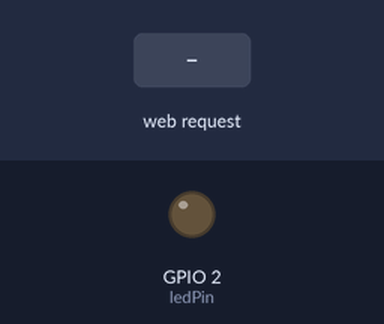
A sketch run on a simulated ESP8266 (NodeMCU). Shown: output pins drawn as LEDs (lit = HIGH). The test bench sets the inputs (shaded band).

Above: at 2.2 s.
2.3 s: HTTP request GET /switch=1?switch=1 received
At 2.6 s:
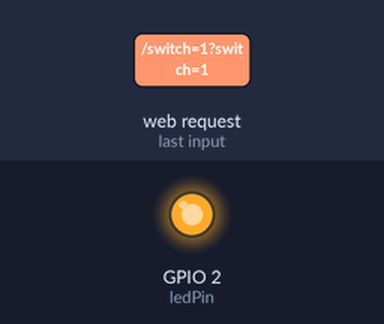
3.8 s: HTTP request GET / received
At 5.0 s:
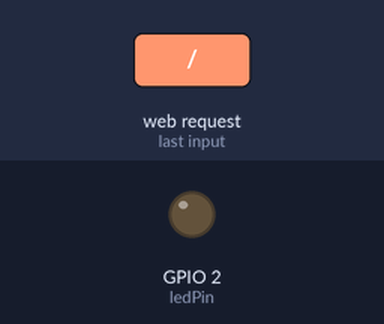
5.3 s: HTTP request GET /switch=1?switch=120 received
At 6.1 s:
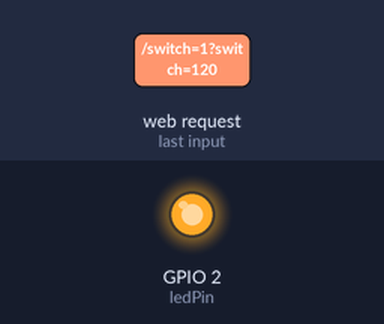
Timing chart, 0 to 8.3 s (numbered marks = the images above; inputs shaded):
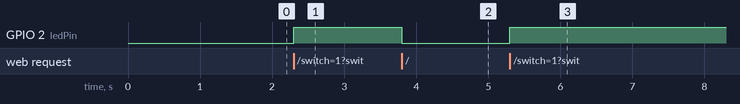

Measured:
- after the input at 2.3 s, GPIO 2 (ledPin): LOW → HIGH at once
- after the input at 3.8 s, GPIO 2 (ledPin): HIGH → LOW at once
- after the input at 5.3 s, GPIO 2 (ledPin): LOW → HIGH at once

The sketch:

the_wich_1.0.0.ino
```cpp
/*********
  Topaz Digital Solutions.
  WiFi Controlled Switch Ver1.0.0
  Soft by A. Kimani
  Hardware by Mike Ng'ash
*********/


#include <ESP8266WiFi.h>
#include <ESP8266WebServer.h>

IPAddress    apIP(192, 168, 4, 1);  // Defining a static IP address: local & gateway
                                    // Default IP in AP mode is 192.168.4.1

const char *ssid = "The WiCH";
const char *password = "TopazDigi";

// Define a web server at port 80 for HTTP
ESP8266WebServer server(80);

const int ledPin = 2; // Connect the Output to GPIO2 on esp 01

bool ledState = false;

void handleRoot() {
  digitalWrite (ledPin, server.arg("switch").toInt());
  ledState = digitalRead(ledPin);

 /* Dynamically generate the LED toggle link, based on its current state (on or off)*/
  char ledText[80];

  if (ledState) {
    strcpy(ledText, "<h2>The Switch is ON</h2><a href=\"/?switch=0\"><button>Switch OFF</button></a>");
  }

  else {
    strcpy(ledText, "<h2>The Switch is OFF</h2><a href=\"/?switch=1\"><button>Switch ON</button></a>");
  }

  ledState = digitalRead(ledPin);

  char html[3000];
  int sec = millis() / 1000;
  int min = sec / 60;
  int hr = min / 60;

// Build an HTML page to display on the web-server root address
  snprintf ( html, 3000,

"<html>\
  <head>\
    <meta charset=\"utf-8\">\
    <meta name=\"viewport\" content=\"width=device-width,initial-scale=1.0\">\
    <meta http-equiv='refresh' content='10'/>\
    <title>The WiCH: Switch Control</title>\
    <style>\
            @media only screen and (max-width: 500px) {\
            body{background-color:PaleGoldenRod}\
            .buttonCss {background-color:orangered; border-radius:25px; font:22px Arial; height:70px; width:auto; color: white;}\
            .header{width:100%;margin:0px0px0px0px;font:28px Arial;color:white;background-color: orangered;}\
            .formed{width:auto;height:auto;margin:auto;border:5px solid orange;border-radius: 30px;background: orange;text-align: center;}\
            .footer{font: 16px; margin: auto;text-align: center;}\
            }\
    </style>\
  </head>\
  <body>\
    <header class=\"header\"><h1><center>THE WiCH&reg;</center></h1></header>\
    <div class=\"formed\">\
    <p>Uptime: %02d:%02d:%02d</p>\
    <center>%s</center>\
    <p>This page refreshes every 10 seconds. Click <a href=\"javascript:window.location.reload();\">here</a> to refresh the page now.</p>\
    </div>\
    <footer><center><p> &copy; Topaz Digital Solutions. All rights reserved.</p></center></footer>\
  </body>\
</html>",

    hr, min % 60, sec % 60,
    ledText
  );
  server.send ( 200, "text/html", html );
}

void handleNotFound() {
  String message = "File Not Found\n\n";
  message += "URI: ";
  message += server.uri();
  message += "\nMethod: ";
  message += ( server.method() == HTTP_GET ) ? "GET" : "POST";
  message += "\nArguments: ";
  message += server.args();
  message += "\n";

  for ( uint8_t i = 0; i < server.args(); i++ ) {
    message += " " + server.argName ( i ) + ": " + server.arg ( i ) + "\n";
  }

  server.send ( 404, "text/plain", message );
}

void setup() {
  pinMode ( ledPin, OUTPUT );
//  digitalWrite ( ledPin, 0 );/

  delay(1000);

  //set-up the custom IP address
  WiFi.mode(WIFI_AP);
  WiFi.softAPConfig(apIP, apIP, IPAddress(255, 255, 255, 0));   // subnet FF FF FF 00

  /* You can remove the password parameter if you want the AP to be open. */
  WiFi.softAP(ssid, password);

  IPAddress myIP = WiFi.softAPIP();

  server.on ( "/", handleRoot );
  server.on ( "/switch=1", handleRoot);
  server.on ( "/switch=0", handleRoot);
  server.on ( "/inline", []() {
    server.send ( 200, "text/plain", "this works as well" );
  } );
  server.onNotFound ( handleNotFound );

  server.begin();
}

void loop() {
  server.handleClient();
}
```
